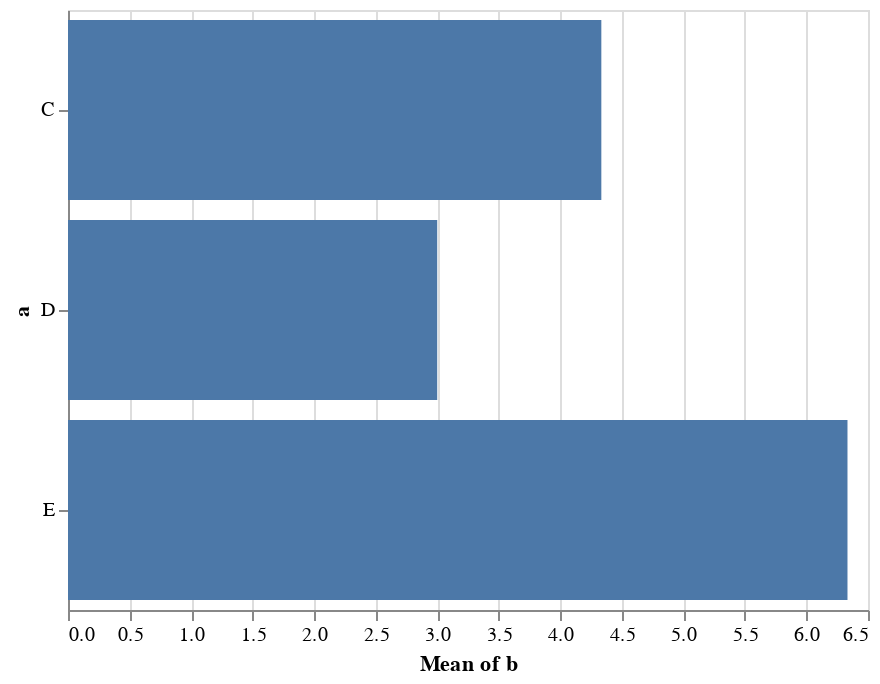

Notebook code for this chart:
### Markdown cell above
More typically, aggregated values are displayed using bar charts.
Making this change is as simple as replacing `mark_point()` with `mark_bar()`:

### Code cell
chart = alt.Chart(data).mark_bar().encode(
    y='a',
    x='mean(b)'
)
chart

### Figure 1 — Vega-Lite specification as saved in the notebook (floating-point values rounded to 4 significant figures)
{"$schema": "https://vega.github.io/schema/vega-lite/v3.4.0.json", "config": {"mark": {"tooltip": null}, "view": {"height": 300, "width": 400}}, "data": {"name": "data-347f1284ea3247c0f55cb966abbdd2d8"}, "datasets": {"data-347f1284ea3247c0f55cb966abbdd2d8": [{"a": "C", "b": 2}, {"a": "C", "b": 7}, {"a": "C", "b": 4}, {"a": "D", "b": 1}, {"a": "D", "b": 2}, {"a": "D", "b": 6}, {"a": "E", "b": 8}, {"a": "E", "b": 4}, {"a": "E", "b": 7}]}, "encoding": {"x": {"aggregate": "mean", "field": "b", "type": "quantitative"}, "y": {"field": "a", "type": "nominal"}}, "mark": "bar"}
